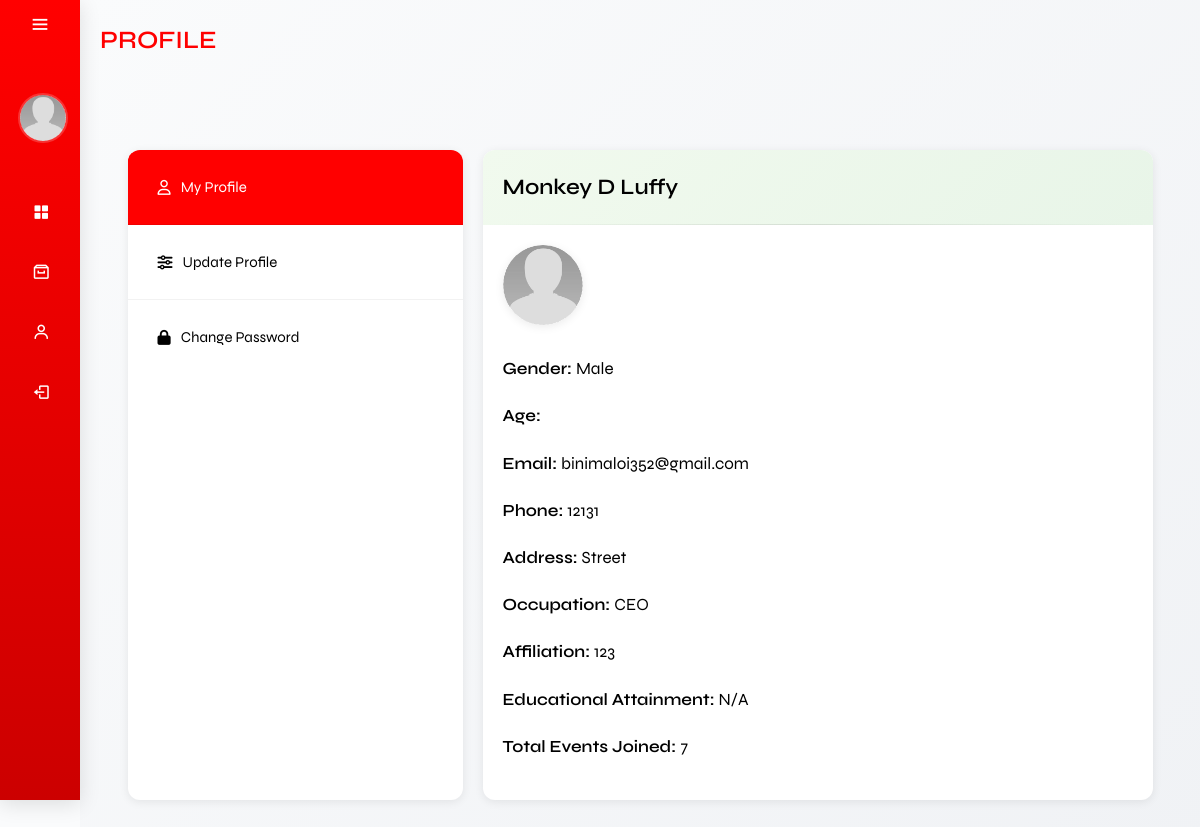
Page /user_side/profile.php (signed in) on the committed database.
### tables this page shows
CREATE TABLE `user` (
  `UserID` int(15) NOT NULL,
  `LastName` varchar(50) NOT NULL,
  `FirstName` varchar(50) NOT NULL,
  `MI` varchar(2) NOT NULL,
  `Gender` varchar(50) NOT NULL,
  `Age` int(50) DEFAULT NULL,
  `Email` varchar(100) NOT NULL,
  `Password` varchar(255) NOT NULL,
  `ContactNo` varchar(15) NOT NULL,
  `Address` varchar(200) DEFAULT NULL,
  `Affiliation` varchar(50) NOT NULL,
  `Position` varchar(50) NOT NULL,
  `Image` varchar(250) DEFAULT NULL,
  `EducationalAttainment` varchar(200) DEFAULT NULL,
  `Role` varchar(50) NOT NULL
);

### function/F.profile_retrieveU.php (called while the page is built, shortened)
<?php
require_once('../db.connection/connection.php');
function getUserData($conn, $UserID)
{
    $sql = "SELECT * FROM user WHERE UserID = ?";
    $stmt = $conn->prepare($sql);
    $stmt->bind_param("i", $UserID);
    $stmt->execute();
    $result = $stmt->get_result();
    if ($result->num_rows > 0) {
        $row = $result->fetch_assoc();
        return $row;
    } else {
        $stmt->close();
        return false;
    }
}
if (isset($_SESSION['UserID'])) {
    $UserID = $_SESSION['UserID'];
    $userData = getUserData($conn, $UserID);
    if ($userData) {
        $LastName = $userData['LastName'];
        $FirstName = $userData['FirstName'];
        $MI = $userData['MI'];
        $Gender = $userData['Gender'];
        $Email = $userData['Email'];
        $ContactNo = $userData['ContactNo'];
        $Address = $userData['Address'];
        $Affiliation = $userData['Affiliation'];
        $Position = $userData['Position'];
        $EducationalAttainment = $userData['EducationalAttainment'] ?: "N/A";
    } else {
        showProfileModal("User data not found");
        exit();
    }
} else {
    showProfileModal("UserID not found in session");
    exit();
}
?>

### user_side/profile.php (the view, shortened to what this page needs)
<?php
include('../function/F.profile_retrieveU.php');
require_once('../db.connection/connection.php');
$eventsJoinedSql = "SELECT COUNT(*) AS totalEventsJoined
                    FROM EventParticipants
                    WHERE UserID = ?";
$eventsJoinedStmt = $conn->prepare($eventsJoinedSql);
$eventsJoinedStmt->bind_param("i", $UserID);
$eventsJoinedStmt->execute();
$eventsJoinedResult = $eventsJoinedStmt->get_result();
$eventsJoinedRow = mysqli_fetch_assoc($eventsJoinedResult);
$totalEventsJoined = $eventsJoinedRow['totalEventsJoined'];
?>
<!DOCTYPE html>
<html lang="en">
<head>
    <link href='https://unpkg.com/boxicons@2.1.4/css/boxicons.min.css' rel='stylesheet'>
    <link rel="stylesheet" href="css/main.css">
</head>
<body>
    <?php include('sidebar.php'); ?>
    <div class="main-content">
        <div class="containerr">
            <h3 class="dashboard">PROFILE</h3>
        </div>
        <section class="accounts section--lg">
            <div class="accounts__container container grid">
                <div class="account__tabs">
                    <p class="account__tab active-tab" data-target="#dashboard">
                        <i class="fa-regular fa-user"></i> My Profile
                    </p>
                    <p class="account__tab" data-target="#update-profile">
                        <i class="fa-solid fa-sliders"></i> Update Profile
                    </p>
                    <p class="account__tab" data-target="#change-password">
                        <i class="fa-solid fa-lock"></i> Change Password
                    </p>
                </div>
                <div class="tabs__content">
                    <div class="tab__content active-tab" content id="dashboard">
                        <h3 class="tab__header"><?php echo $FirstName . ' ' . $MI . ' ' . $LastName; ?></h3>
                        <div class="tab__body">
                            <?php if (!empty($Image)): ?>
                                <img src="../assets/img/profilePhoto/<?php echo $Image; ?>" alt="user" width="100"
                                    class="profile-icon">
                            <?php else: ?>
                                <img src="../assets/img/profile.jpg" alt="default user" width="100" class="profile-icon">
                            <?php endif; ?>
                            <p class="tab__description">
                                <span>Gender: </span> <?php echo $Gender; ?>
                            </p>
                            <p class="tab__description">
                                <span>Age: </span> <?php echo $Age; ?>
                            </p>
                            <p class="tab__description">
                                <span>Email: </span> <?php echo $Email; ?>
                            </p>
                            <p class="tab__description">
                                <span>Phone: </span> <?php echo $ContactNo; ?>
                            </p>
                            <p class="tab__description">
                                <span>Address: </span> <?php echo $Address; ?>
                            </p>
                            <p class="tab__description">
                                <span>Occupation: </span> <?php echo $Position; ?>
                            </p>
                            <p class="tab__description">
                                <span>Affiliation: </span> <?php echo $Affiliation; ?>
                            </p>
                            <p class="tab__description">
                                <span>Educational Attainment: </span> <?php echo $EducationalAttainment; ?>
                            </p>
                            <p class="tab__description">
                                <span>Total Events Joined: </span> <?php echo $totalEventsJoined; ?>
                            </p>
                        </div>
                    </div>
                </div>
            </div>
        </section>
    </div>
</body>
</html>

### user_side/css/main.css (style rules this page uses)
* { font-family: "Syne", sans-serif; margin: 0; padding: 0; box-sizing: border-box; text-decoration: none; outline: none; border: none; }
:root { --header-height: 3.5rem; --first-color: red; --first-color-alt: #1d3557; --first-color-light: hsl(var(--hue), 40%, 80%); --title-color: hsl(var(--hue), 24%, 16%); --text-color: black; --text-color-light: hsl(var(--hue), 8%, 60%); --white-color: hsl(0, 0%, 100%); --body-color: white; --container-color: #f1faee; --box-shadow: 0 0.5rem 1rem rgba(0, 0, 0, 0.2); --light-bg: #fffce6; --shadow-light: 0 2px 10px rgba(0, 0, 0, 0.08); --shadow-medium: 0 4px 20px rgba(0, 0, 0, 0.12); --shadow-heavy: 0 8px 30px rgba(0, 0, 0, 0.15); --border-radius: 12px; --border-radius-small: 8px; --border-radius-large: 20px; --border: 0.1rem solid rgba(0, 0, 0, 0.1); --border-light: 1px solid rgba(0, 0, 0, 0.05); --body-font: "Syne", sans-serif; --biggest-font-size: 2rem; --h1-font-size: 1.5rem; --h2-font-size: 1.25rem; --h3-font-size: 1rem; --normal-font-size: 0.938rem; --small-font-size: 0.813rem; --smaller-font-size: 0.75rem; --font-regular: 400; --font-medium: 500; --font-semi-bold: 600; --z-tooltip: 10; --z-fixed: 100; --z-modal: 1000; }
html { font-size: 62.5%; overflow-x: auto; scroll-padding-top: 7rem; scroll-behavior: smooth; }
body { background-color: #fafbfc; line-height: 1.6; }
section { padding: 2rem; margin: 0 auto; max-width: 1200px; }
.container { max-width: 1320px; margin-inline: auto; padding-inline: 0.75rem; margin-top: 5rem; }
.grid { display: grid; gap: 2rem; }
.section--lg { padding-block: 4rem; }
.accounts__container { grid-template-columns: 4fr 8fr; gap: 2rem; }
.account__tabs { border-radius: var(--border-radius); overflow: hidden; box-shadow: var(--shadow-light); background: var(--body-color); }
.account__tab { padding: 2.5rem 3rem; color: var(--title-color); font-size: 1.5rem; display: flex; align-items: center; column-gap: 1rem; cursor: pointer; transition: all 0.3s ease; position: relative; overflow: hidden; }
.account__tab::before { content: ""; position: absolute; left: 0; top: 0; height: 100%; width: 4px; background: var(--first-color); transform: scaleY(0); transition: transform 0.3s ease; }
.account__tab.active-tab { background-color: var(--first-color); color: var(--body-color); }
.account__tab.active-tab::before { transform: scaleY(1); }
.account__tab:not(:last-child) { border-bottom: 1px solid rgba(0, 0, 0, 0.05); }
.tab__content { border-radius: var(--border-radius); box-shadow: var(--shadow-light); overflow: hidden; background: var(--body-color); }
.tab__header { background: linear-gradient(135deg, var(--container-color) 0%, #e8f5e8 100%); padding: 2rem; font-size: 2.2rem; font-weight: var(--font-semi-bold); position: relative; }
.tab__header::after { content: ""; position: absolute; bottom: 0; left: 0; right: 0; height: 1px; background: linear-gradient( to right, transparent, rgba(0, 0, 0, 0.1), transparent ); }
.tab__body { padding: 2rem; }
.tab__body .profile-icon { border-radius: 50%; width: 80px; margin-bottom: 1rem; background-color: red; box-shadow: var(--shadow-light); }
.tab__description span { font-weight: 600; }
.tab__description { margin-top: 1.5rem; margin-bottom: 2rem; font-size: 1.7rem; }
.main-content { position: relative; background: linear-gradient(135deg, #fafbfc 0%, #f0f2f5 100%); min-height: 100vh; top: 0; left: 80px; transition: all 0.4s cubic-bezier(0.4, 0, 0.2, 1); width: calc(100% - 80px); padding: 2rem; }
.containerr .dashboard { font-size: 2.5rem; color: var(--first-color); font-weight: var(--font-semi-bold); }

### rows in the picture
user: FirstName "Monkey", MI "D", LastName "Luffy", Gender "Male", Email "binimaloi352@gmail.com", ContactNo "12131", Address "Street", Position "CEO", Affiliation "123", EducationalAttainment "N/A"

### other values in the picture
$totalEventsJoined "7"
